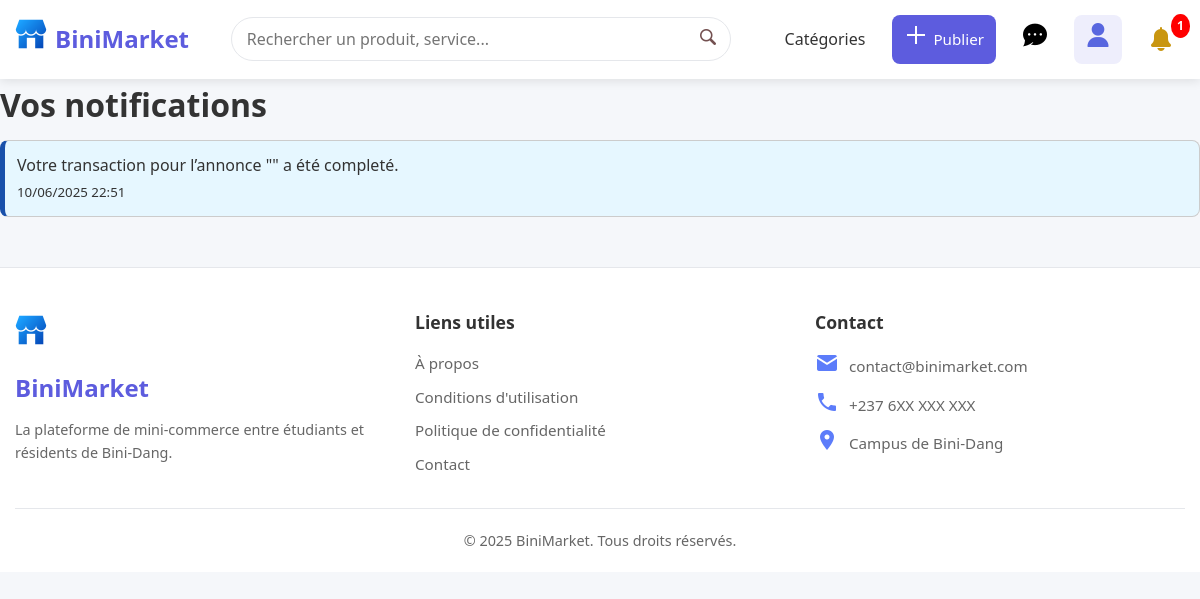
Screenshot of /notifications.php (signed in) with the database file from the repository.
### tables this page shows
CREATE TABLE `notifications` (
  `notification_id` int(11) NOT NULL,
  `user_id` int(11) NOT NULL,
  `type` varchar(50) NOT NULL,
  `content` text NOT NULL,
  `related_id` int(11) DEFAULT NULL,
  `is_read` tinyint(1) DEFAULT 0,
  `creation_date` datetime DEFAULT current_timestamp()
);

### notifications.php (the view, shortened to what this page needs)
<?php
require_once 'php/add_notification.php';
$user_id = $_SESSION['user']['user_id'];
$sql = "SELECT COUNT(*) AS unread_count FROM notifications WHERE user_id = ? AND is_read = 0";
$stmt = $conn->prepare($sql);
$stmt->bind_param("i", $_SESSION['user']['user_id']);
$stmt->execute();
$res = $stmt->get_result();
$unread_count = $res->fetch_assoc()['unread_count'];
$sql = "SELECT * FROM notifications WHERE user_id = ? ORDER BY creation_date DESC";
$stmt = $conn->prepare($sql);
$stmt->bind_param("i", $user_id);
$stmt->execute();
$res = $stmt->get_result();
$notifications = [];
while ($row = $res->fetch_assoc()) {
    $notifications[] = $row;
}
?>
<!DOCTYPE html>
<html lang="fr">
<head>
    <link rel="stylesheet" href="styles/common.css">
    <link rel="stylesheet" href="styles/auth.css">
</head>
<body>
<header>
        <div class="container">
            <div class="header-content">
                <div class="logo">
                    <a href="index.php">
                        <i class="fas fa-store"><img src="images/icons/petit/shop.png"/></i>
                        <span>BiniMarket</span>
                    </a>
                </div>
                <div class="search-bar">
                    <form action="search.php" method="get">
                        <input type="text" name="q" placeholder="Rechercher un produit, service...">
                        <button type="submit"><i class="fas fa-search"><img src="images/icons/petit/loupe.png"/></i></button>
                    </form>
                </div>
                <nav class="main-nav">
                    <ul>
                        <li><a href="categories.php">Catégories</a></li>
                        <li><a href="add-listing.php" class="btn-primary"><i class="fas fa-plus"><img src="images/icons/petit/icons8-plus-math-24.png"/></i> Publier</a></li>
                        <li><a href="messages.php"><i class="fas fa-comment"><img src="images/icons/petit/img-chat1.png"/></i></a></li>
                        <li><a href="auth.php" class="active"><i class="fas fa-user"><img src="images/icons/petit/img-user.png"/></i></a></li>
                        <?php if ($unread_count > 0): ?>
                            <li style="position: relative;">
                                <a href="notifications.php" title="Notifications">
                                    <img src="images/icons/petit/bell (2).png"="Notifications" style="width:24px; vertical-align: middle;" />
                                    <span style="
                                        position: absolute;
                                        top: -5px;
                                        right: -5px;
                                        background: red;
                                        color: white;
                                        border-radius: 50%;
                                        padding: 2px 6px;
                                        font-size: 12px;
                                        font-weight: bold;
                                    "><?= $unread_count ?></span>
                                </a>
                            </li>
                        <?php else: ?>
                            <li><a href="php/logout.php" id="logout-link"> Déconnexion</a></li>
                        <?php endif; ?>
                    </ul>
                </nav>
            </div>
        </div>
    </header>
    <h1>Vos notifications</h1>
    <?php if (count($notifications) === 0): ?>
        <p>Aucune notification.</p>
    <?php else: ?>
        <ul>
            <?php foreach ($notifications as $notif): ?>
                <div class="notification-item <?php echo $notif['is_read'] ? 'read' : 'unread'; ?>">
                    <a href="php/notification-redirect.php?id=<?php echo $notif['notification_id']; ?>" class="notification-link">
                        <div class="notif-content">
                            <p><?php echo htmlspecialchars($notif['content']); ?></p>
                            <small><?php echo date('d/m/Y H:i', strtotime($notif['creation_date'])); ?></small>
                        </div>
                    </a>
                </div>
            <?php endforeach; ?>
        </ul>
    <?php endif; ?>
    <footer>
        <div class="container">
            <div class="footer-content">
                <div class="footer-logo">
                    <i class="fas fa-store"><img src="images/icons/petit/shop.png"/></i>
                    <span>BiniMarket</span>
                    <p>La plateforme de mini-commerce entre étudiants et résidents de Bini-Dang.</p>
                </div>
                <div class="footer-links">
                    <h3>Liens utiles</h3>
                    <ul>
                        <li><a href="utiles/about.html">À propos</a></li>
                        <li><a href="utiles/terms.html">Conditions d'utilisation</a></li>
                        <li><a href="utiles/privacy.html">Politique de confidentialité</a></li>
                        <li><a href="utiles/contact.html">Contact</a></li>
                    </ul>
                </div>
                <div class="footer-contact">
                    <h3>Contact</h3>
                    <p><i class="fas fa-envelope"><img src="images/icons/petit/icons8-message-24.png"/></i> contact@binimarket.com</p>
                    <p><i class="fas fa-phone"><img src="images/icons/petit/icons8-phone-24.png"/></i> +237 6XX XXX XXX</p>
                    <p><i class="fas fa-map-marker-alt"><img src="images/icons/petit/icons8-marqueur-24.png"/></i> Campus de Bini-Dang</p>
                </div>
            </div>
            <div class="footer-bottom">
                <p>&copy; 2025 BiniMarket. Tous droits réservés.</p>
            </div>
        </div>
    </footer>
</body>
</html>

### styles/common.css (style rules this page uses)
* { margin: 0; padding: 0; box-sizing: border-box; font-family: 'Segoe UI', Tahoma, Geneva, Verdana, sans-serif; }
:root { --primary-color: #5D5CDE; --primary-dark: #4F46E5; --primary-light: #8583E1; --secondary-color: #FF8A65; --secondary-dark: #E57373; --text-color: #333333; --text-light: #666666; --bg-color: #FFFFFF; --bg-light: #F5F7FA; --bg-dark: #181818; --card-bg: #FFFFFF; --card-bg-dark: #242424; --border-color: #E5E7EB; --border-dark: #333333; --success-color: #4CAF50; --warning-color: #FFC107; --error-color: #F44336; --shadow: 0 2px 10px rgba(0, 0, 0, 0.1); --radius: 8px; --transition: all 0.3s ease; }
body { background-color: var(--bg-light); color: var(--text-color); line-height: 1.6; font-size: 16px; }
.container { width: 100%; max-width: 1200px; margin: 0 auto; padding: 0 15px; }
a { color: var(--primary-color); text-decoration: none; transition: var(--transition); }
ul { list-style: none; }
img { max-width: 100%; height: auto; }
.btn-primary, .btn-secondary, .btn-tertiary,.btn-decon { display: inline-flex; align-items: center; justify-content: center; padding: 10px 16px; border-radius: var(--radius); font-weight: 600; cursor: pointer; transition: var(--transition); border: none; font-size: 0.95rem; }
.btn-primary { background-color: var(--primary-color); color: white; }
header { background-color: var(--bg-color); box-shadow: var(--shadow); position: sticky; top: 0; z-index: 100; }
.header-content { display: flex; align-items: center; justify-content: space-between; padding: 15px 0; }
.logo a { display: flex; align-items: center; color: var(--primary-color); font-weight: 700; font-size: 1.5rem; }
.logo i { margin-right: 8px; font-size: 1.8rem; }
.search-bar { flex: 1; max-width: 500px; margin: 0 20px; }
.search-bar form { display: flex; position: relative; }
.search-bar input { width: 100%; padding: 10px 40px 10px 15px; border: 1px solid var(--border-color); border-radius: 25px; font-size: 1rem; outline: none; transition: var(--transition); }
.search-bar button { position: absolute; right: 15px; top: 50%; transform: translateY(-50%); background: none; border: none; color: var(--text-light); cursor: pointer; }
.main-nav ul { display: flex; align-items: center; gap: 15px; }
.main-nav a { display: flex; align-items: center; color: var(--text-color); font-weight: 500; padding: 8px 12px; border-radius: var(--radius); transition: var(--transition); }
.main-nav a:hover, .main-nav a.active { color: var(--primary-color); background-color: rgba(93, 92, 222, 0.1); }
.main-nav a.btn-primary { color: white; background-color: var(--primary-color); }
.main-nav a.btn-primary i { margin-right: 5px; }
.main-nav a i { font-size: 1.2rem; }
footer { background-color: var(--bg-color); border-top: 1px solid var(--border-color); padding: 40px 0 20px; margin-top: 50px; }
.footer-content { display: grid; grid-template-columns: repeat(auto-fit, minmax(250px, 1fr)); gap: 30px; margin-bottom: 30px; }
.footer-logo { display: flex; flex-direction: column; align-items: flex-start; }
.footer-logo i { color: var(--primary-color); font-size: 2rem; margin-bottom: 10px; }
.footer-logo span { color: var(--primary-color); font-weight: 700; font-size: 1.5rem; margin-bottom: 10px; }
.footer-logo p { color: var(--text-light); font-size: 0.9rem; }
.footer-links h3, .footer-contact h3 { font-size: 1.1rem; margin-bottom: 15px; color: var(--text-color); }
.footer-links ul { display: flex; flex-direction: column; gap: 8px; }
.footer-links a { color: var(--text-light); font-size: 0.95rem; transition: var(--transition); }
.footer-contact p { display: flex; align-items: center; color: var(--text-light); font-size: 0.95rem; margin-bottom: 8px; }
.footer-contact i { margin-right: 10px; color: var(--primary-color); }
.footer-bottom { text-align: center; border-top: 1px solid var(--border-color); padding-top: 20px; color: var(--text-light); font-size: 0.9rem; }

### notifications.php (style rules this page uses)
.notification-item { border: 1px solid #ccc; padding: 12px; margin: 10px 0; border-radius: 8px; background-color: #f9f9f9; transition: background 0.3s; }
.notification-item.unread { background-color: #e6f7ff; border-left: 5px solid #1850AA; }
.notification-link { text-decoration: none; color: inherit; display: block; }

### rows the page displays
notifications: content "Votre transaction pour l’annonce \"\" a été completé.", creation_date "10/06/2025 22:51"

### other values shown
$unread_count "1"
